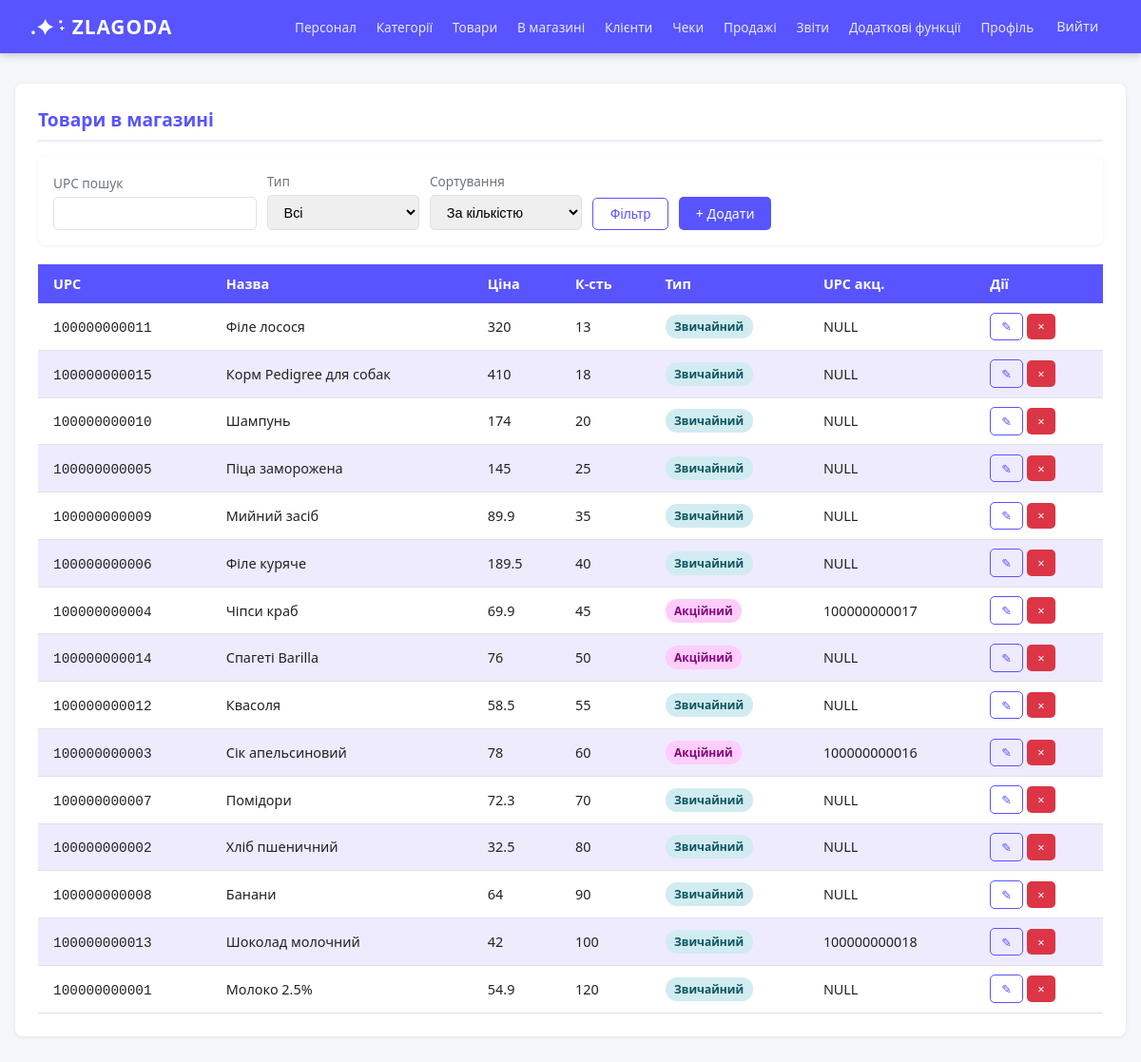
The page /store-products/ (signed in) on the database its author committed.
### supermarket/models.py (models this page shows)
class Store_Product(models.Model):
    UPC = models.CharField(max_length=12, primary_key=True)
    UPC_prom = models.CharField(max_length=12, null=True, blank=True)
    id_product = models.ForeignKey(
        Product, on_delete=models.DO_NOTHING,
        db_column='id_product'
    )
    selling_price = models.DecimalField(max_digits=13, decimal_places=4)
    products_number = models.IntegerField()
    promotional_product = models.BooleanField()
    class Meta:
        db_table = 'Store_Product'
        managed = True

### supermarket/views.py (the view)
# urls.py: path('store-products/', views.store_products_list, name='store_products'),
@login_required
def store_products_list(request):
    promo_filter = request.GET.get('promo', '')
    order = request.GET.get('order', 'products_number')
    upc_search = request.GET.get('upc', '')
    role = get_current_role(request)
    if upc_search:
        item = db.get_store_product_by_upc(upc_search)
        items = [item] if item else []
    elif promo_filter == '1':
        items = db.get_all_store_products(promo=True, order_by=order)
    elif promo_filter == '0':
        items = db.get_all_store_products(promo=False, order_by=order)
    else:
        items = db.get_all_store_products(order_by=order)
    return render(request, 'supermarket/store_products.html', {
        'items': items, 'promo_filter': promo_filter,
        'order': order, 'upc_search': upc_search, 'role': role
    })

### supermarket/context_processors.py (called while the page is built)
def user_role(request):
    if request.user.is_authenticated:
        emp_list = db.get_employee_by_id(request.user.username)
        if emp_list:
            return {'role': emp_list[0]['empl_role']}
    return {'role': ''}

### supermarket/db_utils.py (called while the page is built)
def dictfetchall(cursor):
    columns = [col[0] for col in cursor.description]
    return [dict(zip(columns, row)) for row in cursor.fetchall()]

def format_dates(rows):
    for row in rows:
        if row.get('date_of_birth'):
            row['date_of_birth'] = str(row['date_of_birth'])[:10]
        if row.get('date_of_start'):
            row['date_of_start'] = str(row['date_of_start'])[:10]
    return rows

def get_employee_by_id(eid):
    with connection.cursor() as c:
        c.execute("""
            SELECT id_employee, empl_surname, empl_name, empl_patronymic,
                   empl_role, salary, date_of_birth, date_of_start,
                   phone_number, city, street, zip_code
            FROM Employee
            WHERE id_employee = %s
        """, [eid])
        return format_dates(dictfetchall(c))

### supermarket/views.py (called while the page is built)
def get_current_emp(request):
    emp_list = db.get_employee_by_id(request.user.username)
    return emp_list[0] if emp_list else None

def get_current_role(request):
    emp = get_current_emp(request)
    if emp:
        return emp['empl_role']
    return None

### supermarket/templates/supermarket/store_products.html (shortened to what this page needs)
{% extends 'supermarket/base.html' %}
{% block content %}
<div class="card">
  <div class="card-title">Товари в магазині</div>
  <div class="filter-bar">
    <form method="get" style="display:flex;gap:.7rem;flex-wrap:wrap;align-items:flex-end;width:100%">
      <div class="form-group"><label>UPC пошук</label><input type="text" name="upc" value="{{ upc_search }}"></div>
      <div class="form-group"><label>Тип</label>
        <select name="promo">
          <option value="">Всі</option>
        </select>
      </div>
      <div class="form-group"><label>Сортування</label>
        <select name="order">
          <option value="products_number" {% if order == 'products_number' %}selected{% endif %}>За кількістю</option>
        </select>
      </div>
      <button class="btn btn-outline">Фільтр</button>
      <a href="{% url 'store_product_create' %}" class="btn btn-green">+ Додати</a>
    </form>
  </div>
  <div class="table-wrap">
    <table>
      <thead><tr><th>UPC</th><th>Назва</th><th>Ціна</th><th>К-сть</th><th>Тип</th><th>UPC акц.</th><th>Дії</th></tr></thead>
      <tbody>
      {% for i in items %}
      <tr>
        <td><code>{{ i.UPC }}</code></td>
        <td>{{ i.product_name }}</td>
        <td>{{ i.selling_price }}</td>
        <td>{{ i.products_number }}</td>
        <td><span class="badge {% if i.promotional_product %}badge-promo{% else %}badge-normal{% endif %}">
          {% if i.promotional_product %}Акційний{% else %}Звичайний{% endif %}</span></td>
        <td>{{ i.UPC_prom }}</td>
        <td>
          <a href="{% url 'store_product_edit' i.UPC %}" class="btn btn-outline btn-sm">✎</a>
          <a href="{% url 'store_product_delete' i.UPC %}" class="btn btn-danger btn-sm" onclick="return confirm('Видалити?')">×</a>
        </td>
      </tr>
      {% empty %}<tr><td colspan="7">Немає даних</td></tr>
      {% endfor %}
      </tbody>
    </table>
  </div>
</div>
{% endblock %}

### supermarket/static/supermarket/style.css (style rules this page uses)
:root { --green: #5854ff; --green-light: #eeebff; --green-dark: #5854ff; --accent: #f0a500; --text: #222; --muted: #6c757d; --border: #dee2e6; --danger: #dc3545; --white: #fff; }
* { box-sizing: border-box; margin: 0; padding: 0; }
body { font-family: 'Segoe UI', sans-serif; background: #f4f6f9; color: var(--text); min-height: 100vh; }
.card { background: var(--white); border-radius: 8px; padding: 1.5rem; box-shadow: 0 1px 4px rgba(0,0,0,.08); margin-bottom: 1.5rem; }
.card-title { font-size: 1.2rem; font-weight: 600; color: var(--green-dark); margin-bottom: 1rem; padding-bottom: .5rem; border-bottom: 2px solid var(--green-light); }
.table-wrap { overflow-x: auto; }
table { width: 100%; border-collapse: collapse; font-size: .9rem; }
thead th { background: var(--green); color: var(--white); padding: .7rem 1rem; text-align: left; font-weight: 600; }
tbody tr:nth-child(even) { background: var(--green-light); }
tbody td { padding: .6rem 1rem; border-bottom: 1px solid var(--border); }
.btn { display: inline-block; padding: .5rem 1.1rem; border-radius: 5px; border: none; cursor: pointer; font-size: .88rem; font-weight: 500; text-decoration: none; transition: opacity .15s, transform .1s; }
.btn-green { background: var(--green); color: var(--white); }
.btn-outline { background: transparent; border: 1px solid var(--green); color: var(--green); }
.btn-danger { background: var(--danger); color: var(--white); }
.btn-sm { padding: .3rem .7rem; font-size: .8rem; }
.form-group { margin-bottom: 1rem; }
label { display: block; font-size: .85rem; font-weight: 500; margin-bottom: .3rem; color: var(--muted); }
input[type=text], input[type=password], input[type=date], input[type=datetime-local], input[type=number], select, textarea { width: 100%; padding: .55rem .8rem; border: 1px solid var(--border); border-radius: 5px; font-size: .9rem; transition: border-color .2s; }
.filter-bar { display: flex; gap: .7rem; align-items: flex-end; flex-wrap: wrap; margin-bottom: 1.2rem; background: var(--white); padding: 1rem; border-radius: 8px; box-shadow: 0 1px 4px rgba(0,0,0,.06); }
.filter-bar .form-group { margin-bottom: 0; min-width: 160px; }
.badge { display: inline-block; padding: .25rem .6rem; border-radius: 12px; font-size: .75rem; font-weight: 600; }
.badge-promo { background: #ffcdfb; color: #85047f; }
.badge-normal { background: #d1ecf1; color: #0c5460; }

### rows shown on the page
Store_Product: UPC "100000000011", product_name "Філе лосося", selling_price "320", products_number "13", shows "Звичайний", UPC_prom "NULL"
Store_Product: UPC "100000000015", product_name "Корм Pedigree для собак", selling_price "410", products_number "18", shows "Звичайний", UPC_prom "NULL"
Store_Product: UPC "100000000010", product_name "Шампунь", selling_price "174", products_number "20", shows "Звичайний", UPC_prom "NULL"
Store_Product: UPC "100000000005", product_name "Піца заморожена", selling_price "145", products_number "25", shows "Звичайний", UPC_prom "NULL"
Store_Product: UPC "100000000009", product_name "Мийний засіб", selling_price "89.9", products_number "35", shows "Звичайний", UPC_prom "NULL"
Store_Product: UPC "100000000006", product_name "Філе куряче", selling_price "189.5", products_number "40", shows "Звичайний", UPC_prom "NULL"
Store_Product: UPC "100000000004", product_name "Чіпси краб", selling_price "69.9", products_number "45", shows "Акційний", UPC_prom "100000000017"
Store_Product: UPC "100000000014", product_name "Спагеті Barilla", selling_price "76", products_number "50", shows "Акційний", UPC_prom "NULL"
Store_Product: UPC "100000000012", product_name "Квасоля", selling_price "58.5", products_number "55", shows "Звичайний", UPC_prom "NULL"
Store_Product: UPC "100000000003", product_name "Сік апельсиновий", selling_price "78", products_number "60", shows "Акційний", UPC_prom "100000000016"
Store_Product: UPC "100000000007", product_name "Помідори", selling_price "72.3", products_number "70", shows "Звичайний", UPC_prom "NULL"
Store_Product: UPC "100000000002", product_name "Хліб пшеничний", selling_price "32.5", products_number "80", shows "Звичайний", UPC_prom "NULL"
Store_Product: UPC "100000000008", product_name "Банани", selling_price "64", products_number "90", shows "Звичайний", UPC_prom "NULL"
Store_Product: UPC "100000000013", product_name "Шоколад молочний", selling_price "42", products_number "100", shows "Звичайний", UPC_prom "100000000018"
Store_Product: UPC "100000000001", product_name "Молоко 2.5%", selling_price "54.9", products_number "120", shows "Звичайний", UPC_prom "NULL"
